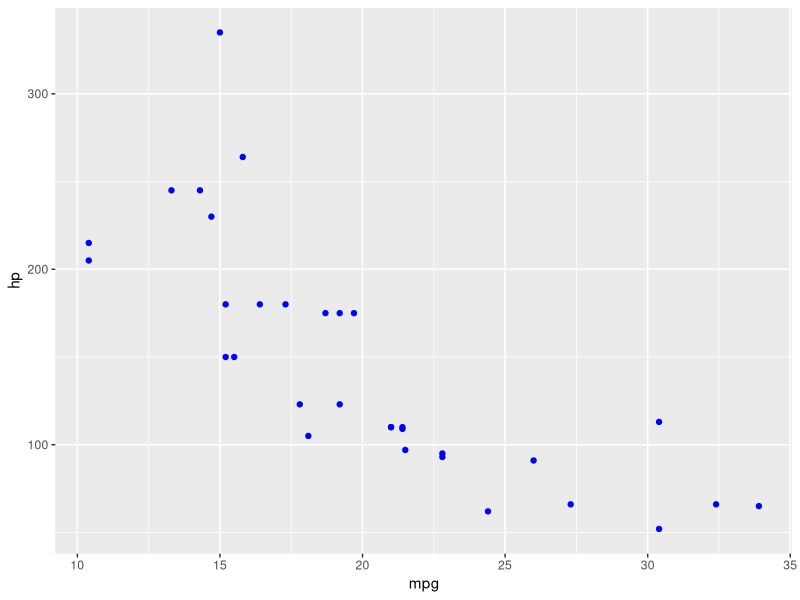

This chart was generated by the following R code:
library(dplyr)
library(ggplot2)
library(tibble)

dataset <- tibble(mtcars)

dataset %>% 
  ggplot(aes(mpg, hp)) +
  geom_point(color = "blue")
